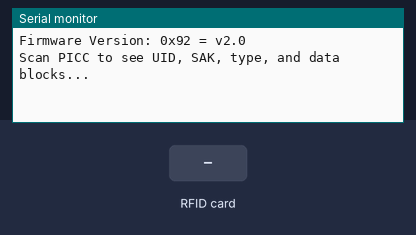
A sketch run on a simulated Arduino Uno, built with avr-gcc and run on an emulated ATmega328P. Shown: the last lines printed to the serial monitor. The inputs (shaded band) are chosen by the test bench.

Above: at 1.2 s.
1.3 s: RFID card BB D0 B2 7D held to the reader
At 2.5 s:
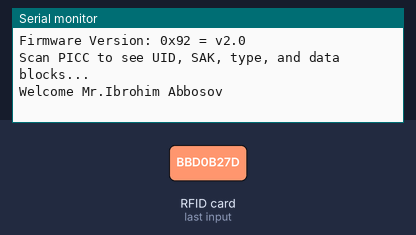
2.8 s: RFID card 5E 7A 19 C4 held to the reader
At 4.0 s:
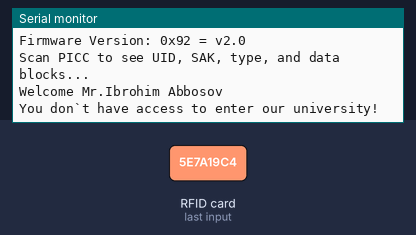

Measured:
- after the input at 1.3 s, the serial monitor: prints a new line at once (image 1)
- after the input at 2.8 s, the serial monitor: prints a new line at once (image 2)

The sketch:

RfidSensor.ino
```cpp
#include <SPI.h>
#include <MFRC522.h>

#define RST_PIN         9          // Configurable, see typical pin layout above
#define SS_PIN          10         // Configurable, see typical pin layout above

MFRC522 mfrc522(SS_PIN, RST_PIN);  // Create MFRC522 instance

void setup() {
	Serial.begin(9600);		// Initialize serial communications with the PC
	while (!Serial);		// Do nothing if no serial port is opened (added for Arduinos based on ATMEGA32U4)
	SPI.begin();			// In000000000000000it SPI bus
	mfrc522.PCD_Init();		// Init MFRC522
	delay(4);				// Optional delay. Some board do need more time after init to be ready, see Readme
	mfrc522.PCD_DumpVersionToSerial();	// Show details of PCD - MFRC522 Card Reader details
	Serial.println(F("Scan PICC to see UID, SAK, type, and data blocks..."));
}

void loop() {
	// Reset the loop if no new card present on the sensor/reader. This saves the entire process when idle.
	if ( ! mfrc522.PICC_IsNewCardPresent()) {
		return;
	}

	// Select one of the cards
	if ( ! mfrc522.PICC_ReadCardSerial()) {
		return;
	}

  int cardAmity[] = {0xBB, 0xD0, 0xB2, 0x7D};
  if(mfrc522.uid.uidByte[0] == cardAmity[0] && mfrc522.uid.uidByte[1] == cardAmity[1] && mfrc522.uid.uidByte[2] == cardAmity[2] && mfrc522.uid.uidByte[3] == cardAmity[3]) {
    Serial.println("Welcome Mr.Ibrohim Abbosov");
  }
  else {
    Serial.println("You don`t have access to enter our university!");
  }

  mfrc522.PICC_HaltA();
}
```
